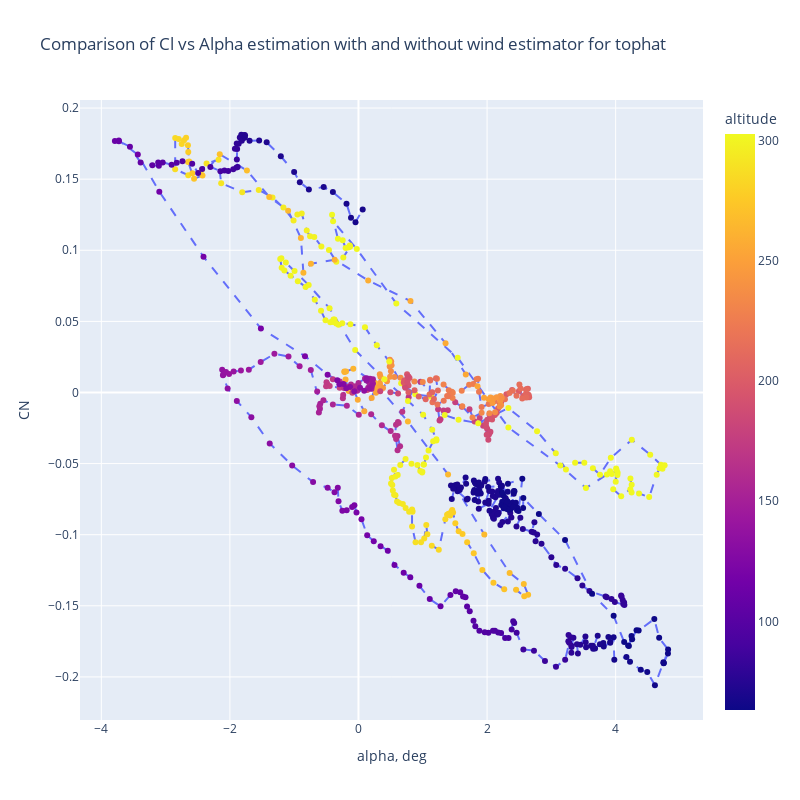

This figure's notebook cell:
### Code cell
import plotly.graph_objects as go
man = p23.manoeuvres[0]
windoff = man.get_data(nw_aligned)
windon = man.get_data(aligned)


def cltr(sec, name, dash):
    return go.Scatter(
        x=np.degrees(sec.alpha) , 
        y=4.5 * sec.baz / sec.q, mode="markers+lines", 
        line=dict(dash=dash), 
        marker=dict(
            color=sec.z,
            colorbar=dict(title="altitude"),
        ), 
        name=name
    )

fig = go.Figure(
    data=[
        cltr(windon, "with wind estimation", "dash"),
        #cltr(windoff, "without wind estimation", "dot"),
    ],
    layout=dict(height=800, width=800, title="Comparison of Cl vs Alpha estimation with and without wind estimator for {}".format(man.name)),
    
    )
#
fig.update_xaxes(title="alpha, deg")
fig.update_yaxes(title="CN")
fig.show()

### Figure 1 — Plotly figure (JSON) as saved in the notebook; plotly's stock layout.template omitted (floating-point values rounded to 4 significant figures; data arrays with more than 128 entries replaced by an {"elided": "..."} marker saying what was removed)
{"data": [{"line": {"dash": "dash"}, "marker": {"color": {"elided": "700 float values"}, "colorbar": {"title": {"text": "altitude"}}}, "mode": "markers+lines", "name": "with wind estimation", "type": "scatter", "x": {"elided": "700 float values"}, "y": {"elided": "700 float values"}}], "layout": {"height": 800, "title": {"text": "Comparison of Cl vs Alpha estimation with and without wind estimator for tophat"}, "width": 800, "xaxis": {"title": {"text": "alpha, deg"}}, "yaxis": {"title": {"text": "CN"}}}}
